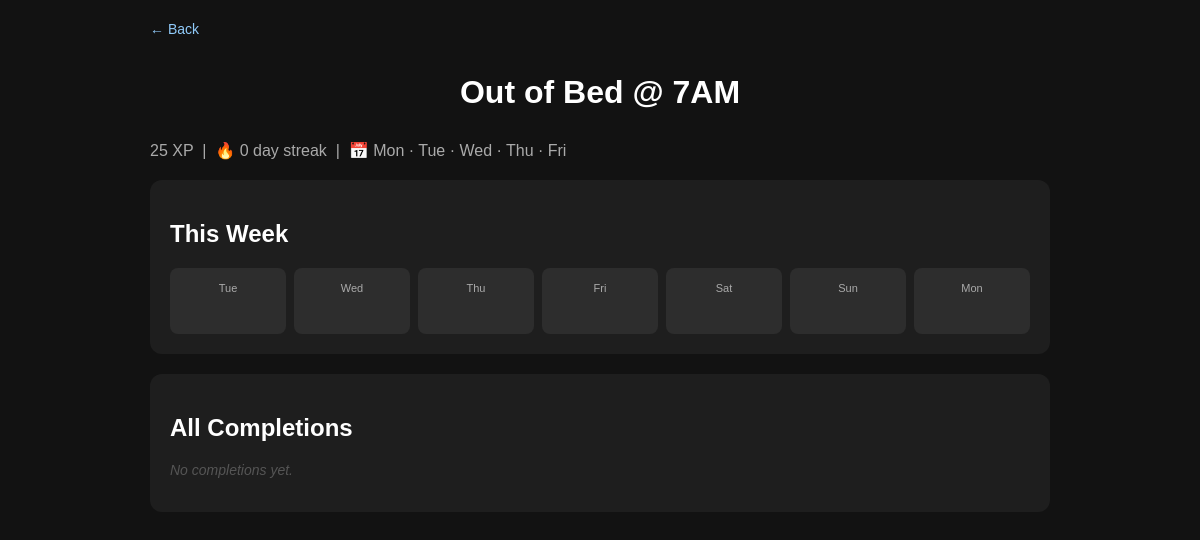
Page /habit/6/history on the committed database.
### tables this page shows
CREATE TABLE habits (
        id     INTEGER PRIMARY KEY AUTOINCREMENT,
        name   TEXT    NOT NULL,
        xp     INTEGER NOT NULL DEFAULT 10,
        streak INTEGER NOT NULL DEFAULT 0
    , streak_freezes INTEGER DEFAULT 0, sort_order INTEGER DEFAULT 0, pinned INTEGER DEFAULT 0, schedule TEXT DEFAULT '1111111');

### app.py (the view)
@app.route("/habit/<int:habit_id>/history")
def habit_history(habit_id):
    db    = get_db()
    habit = db.execute(
        "SELECT * FROM habits WHERE id = ?", (habit_id,)
    ).fetchone()
    if not habit:
        return redirect(url_for("home"))
    logs = db.execute("""
        SELECT id, timestamp, note
        FROM habit_logs
        WHERE habit_id = ?
        ORDER BY timestamp DESC
    """, (habit_id,)).fetchall()
    today     = get_today()
    week_days = [(today - timedelta(days=i)) for i in range(6, -1, -1)]
    completed_dates = set()
    for row in logs:
        completed_dates.add(row["timestamp"][:10])
    week_grid = []
    for d in week_days:
        week_grid.append({
            "date":      d,
            "label":     d.strftime("%a"),
            "completed": d.isoformat() in completed_dates,
        })
    return render_template(
        "history.html",
        habit=habit,
        logs=logs,
        week_grid=week_grid,
        schedule_display=schedule_display(habit["schedule"]),
    )

### app.py (called while the page is built)
def get_db():
    if "db" not in g:
        g.db = sqlite3.connect(DATABASE)
        g.db.row_factory = sqlite3.Row
        g.db.execute("PRAGMA journal_mode=WAL")
    return g.db

def schedule_display(schedule):
    days  = ["Mon", "Tue", "Wed", "Thu", "Fri", "Sat", "Sun"]
    if not schedule or len(schedule) != 7:
        return "Every day"
    active = [days[i] for i, c in enumerate(schedule) if c == '1']
    if len(active) == 7:
        return "Every day"
    if len(active) == 0:
        return "Never"
    return " · ".join(active)

def get_today():
    return date.today()

### templates/history.html (shortened to what this page needs)
<!DOCTYPE html>
<html lang="en">
<head>
    <link rel="stylesheet" href="{{ url_for('static', filename='style.css') }}">
</head>
<body>
<div class="container">
    <a href="/" class="back-link">← Back</a>
    <h1>{{ habit.name }}</h1>
    <p class="habit-meta">
        {{ habit.xp }} XP &nbsp;|&nbsp;
        🔥 {{ habit.streak }} day streak &nbsp;|&nbsp;
        📅 {{ schedule_display }}
    </p>
    <div class="section">
        <h2>This Week</h2>
        <div class="week-grid">
            {% for day in week_grid %}
            <div class="week-cell {% if day.completed %}week-done{% endif %}">
                <span class="week-label">{{ day.label }}</span>
                <span class="week-dot">{% if day.completed %}✓{% endif %}</span>
            </div>
            {% endfor %}
        </div>
    </div>
    <div class="section">
        <h2>All Completions</h2>
        {% if logs %}
        <table class="log-table">
            <thead>
                <tr>
                    <th>#</th>
                    <th>Date</th>
                    <th>Time</th>
                    <th>Note</th>
                </tr>
            </thead>
            <tbody>
                {% for log in logs %}
                <tr>
                    <td>{{ loop.index }}</td>
                    <td>{{ log.timestamp[:10] }}</td>
                    <td>{{ log.timestamp[11:16] }}</td>
                    <td class="log-note">{{ log.note or '—' }}</td>
                </tr>
                {% endfor %}
            </tbody>
        </table>
        {% else %}
        <p class="empty-note">No completions yet.</p>
        {% endif %}
    </div>
</div>
</body>
</html>

### static/style.css (style rules this page uses)
body { font-family: Arial, sans-serif; background: #121212; color: white; margin: 0; padding: 20px; }
.container { max-width: 900px; margin: auto; }
h1 { text-align: center; margin-bottom: 30px; }
.section { background: #1e1e1e; padding: 20px; border-radius: 12px; margin-bottom: 20px; }
.back-link { display: inline-block; color: #90caf9; text-decoration: none; margin-bottom: 16px; font-size: 14px; }
.habit-meta { color: #aaa; margin-bottom: 20px; }
.week-grid { display: flex; gap: 8px; }
.week-cell { flex: 1; background: #2d2d2d; border-radius: 8px; padding: 12px 4px; text-align: center; border: 2px solid transparent; }
.week-label { display: block; font-size: 11px; color: #aaa; margin-bottom: 6px; }
.week-dot { display: block; font-size: 16px; color: #4caf50; min-height: 20px; }
.empty-note { color: #555; font-style: italic; font-size: 14px; }

### rows in the picture
habits: name "Out of Bed @ 7AM", xp "25", streak "0"

### other values in the picture
{{ schedule_display }} "Mon · Tue · Wed · Thu · Fri"
{{ day.label }} "Tue" "Wed" "Thu" "Fri" "Sat" "Sun" "Mon"
